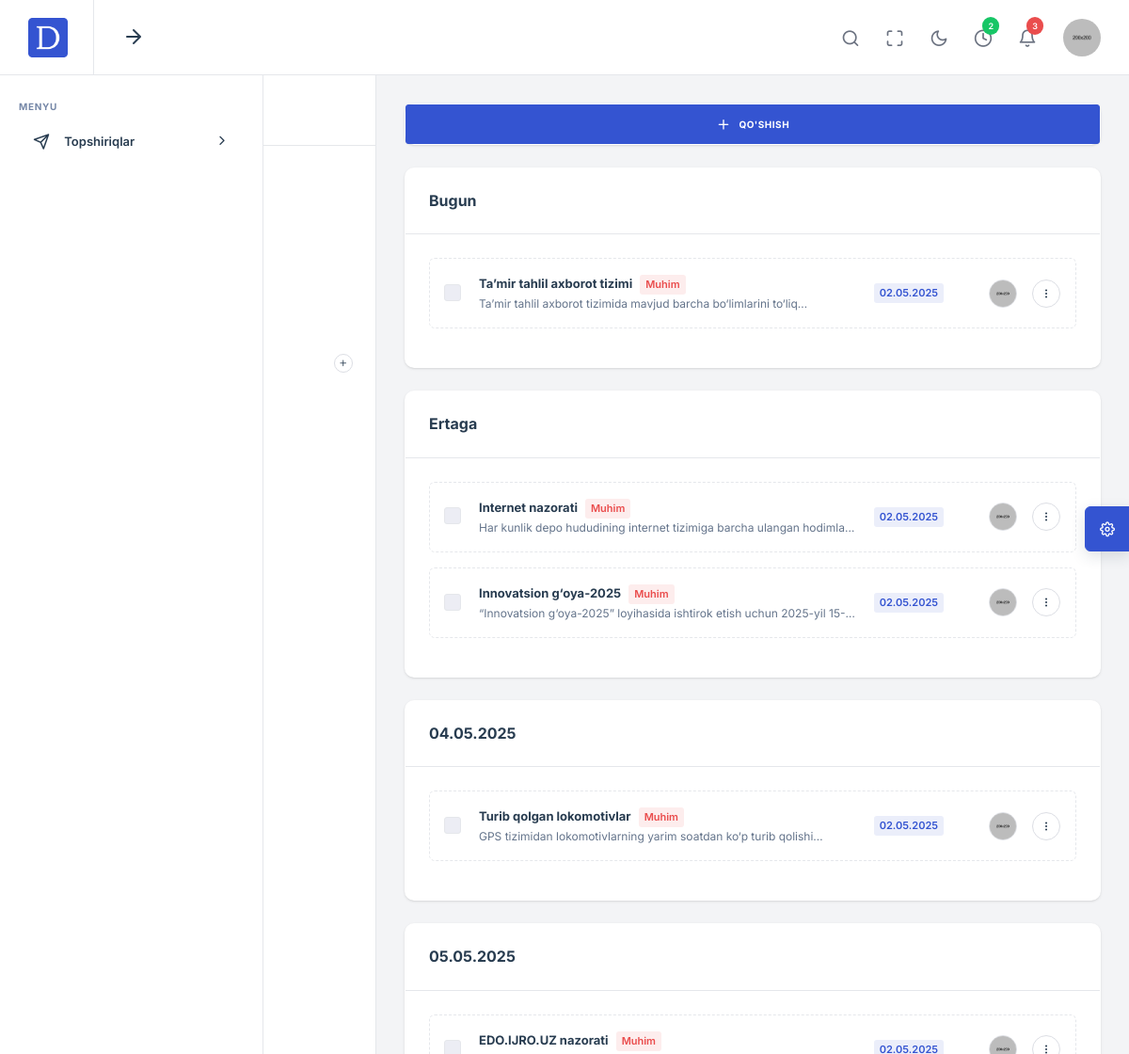
The app's page /tasks/ (signed in) with its own data.
### tasks/models.py (models this page shows, shortened)
class Task(models.Model):
    STATUS_CHOICES = [
        ('assigned', 'Topshiriq berildi'),
        ('accepted', 'Qabul qilindi'),
        ('in_progress', 'Bajarilmoqda'),
        ('completed', 'Bajarildi'),
        ('approved', 'Tasdiqlandi'),
        ('failed', 'Bajarilmadi'),
        ('returned', 'Qayta ishlashga yuborildi'),
    ]
    author = models.ForeignKey(Profile, on_delete=models.CASCADE, related_name='author')
    title = models.CharField(max_length=100)
    description = models.TextField(null=True, blank=True)
    performers = models.ManyToManyField(Profile, related_name='performers')
    status = models.CharField(max_length=50, choices=STATUS_CHOICES)
    started = models.DateField(null=True, blank=True)
    deadline = models.DateField(null=True, blank=True)
    degree = models.IntegerField(null=True, blank=True)
    archived = models.BooleanField(default=False)
    created_at = models.DateTimeField(auto_now_add=True)
    edited_at = models.DateTimeField(auto_now=True)

### tasks/views.py (the view)
# urls.py: path('', TaskListView.as_view(), name='task_list'),
class TaskListView(ListView):
    def get(self, request, *args, **kwargs):
        profile = request.user.profile
        if profile.position == "Bosh muhandis o'rinbosari":
            tasks = Task.objects.filter(author=profile).exclude(status='completed').exclude(archived=True).order_by('deadline')
        else:
            tasks = Task.objects.filter(performers=profile).exclude(status='completed').exclude(archived=True).order_by('deadline')
        exclude_role_names = ['tchzg',]
        performers = Profile.objects.filter(~Q(roles__name__in=exclude_role_names))
        today = timezone.now().date()
        tomorrow = today + timedelta(days=1)
        grouped_tasks = {}
        for task in tasks:
            deadline_date = task.deadline
            if deadline_date == today:
                key = 'Bugun'
            elif deadline_date == tomorrow:
                key = 'Ertaga'
            elif deadline_date:
                key = deadline_date.strftime('%d.%m.%Y')
            else:
                key = 'Muddatsiz'
            if key not in grouped_tasks:
                grouped_tasks[key] = []
            grouped_tasks[key].append(task)
        return render(request, 'tasks/tasks.html', {'grouped_tasks': grouped_tasks, "performers": performers})

### templates/tasks/tasks.html (shortened to what this page needs)
{% extends 'base.html' %}
{% load static %}
{% block content %}
<main class="nxl-container apps-container apps-tasks">
    <div class="nxl-content without-header nxl-full-content">
        <div class="main-content d-flex">
            <div class="content-sidebar content-sidebar-md" data-scrollbar-target="#psScrollbarInit">
                <div class="content-sidebar-header bg-white sticky-top hstack justify-content-between">
                    <h4 class="fw-bolder mb-0">Topshiriqlar</h4>
                </div>
                <div class="content-sidebar-body">
                    <ul class="nav flex-column nxl-content-sidebar-item">
                        <li class="nav-item">
                            <a class="nav-link" href="javascript:void(0);">
                                <span>Yangi</span>
                            </a>
                        </li>
                        <li class="nav-item">
                            <a class="nav-link" href="javascript:void(0);">
                                <span>Muddati o'tgan</span>
                            </a>
                        </li>
                        <li class="nav-item">
                            <a class="nav-link" href="javascript:void(0);">
                                <span>Jarayonda</span>
                            </a>
                        </li>
                        <li class="nav-item">
                            <a class="nav-link" href="javascript:void(0);">
                                <span>Bajarilgan</span>
                            </a>
                        </li>
                    </ul>
                    <ul class="nav flex-column nxl-content-sidebar-item">
                        <li class="px-4 my-2 fs-10 fw-bold text-uppercase text-muted text-spacing-1 d-flex align-items-center justify-content-between">
                            <span>Priority</span>
                            <a href="javascript:void(0);">
                                <span class="avatar-text avatar-sm" data-bs-toggle="tooltip" data-bs-trigger="hover"
                                      title="Add New"> <i class="feather-plus"></i> </span>
                            </a>
                        </li>
                        <li class="nav-item">
                            <a class="nav-link" href="javascript:void(0);">
                                <span>Ma'lumot uchun</span>
                            </a>
                        </li>
                        <li class="nav-item">
                            <a class="nav-link" href="javascript:void(0);">
                                <span>O'rtacha</span>
                            </a>
                        </li>
                        <li class="nav-item">
                            <a class="nav-link" href="javascript:void(0);">
                                <span>Muhim</span>
                            </a>
                        </li>
                        <li class="nav-item">
                            <a class="nav-link" href="javascript:void(0);">
                                <span>Juda muhim</span>
                            </a>
                        </li>
                        <li class="nav-item">
                            <a class="nav-link" href="javascript:void(0);">
                                <span>Tezkor</span>
                            </a>
                        </li>
                    </ul>
                </div>
            </div>
            <div class="content-area" data-scrollbar-target="#psScrollbarInit">
                <div class="content-area-body" style="min-height: 93%;">
                    {% if request.user.profile.position == "Bosh muhandis o'rinbosari" %}
                    <div class="card stretch stretch-full">
                        <a href="javascript:void(0);" class="btn btn-primary w-100" data-bs-toggle="modal" data-bs-target="#addNewTasks">
                            <i class="feather-plus me-2"></i>
                            <span>Qo'shish</span>
                        </a>
                    </div>
                    {% endif %}
                    {% for date_label, tasks in grouped_tasks.items %}
                    <div class="card stretch stretch-full">
                        <a href="javascript:void(0);" class="card-header" data-bs-toggle="collapse"
                           data-bs-target="#tasks_collapse_{{forloop.counter}}">
                            <h5 class="mb-0">{{ date_label }}</h5>
                        </a>
                        <div class="card-body collapse show" id="tasks_collapse_{{forloop.counter}}">
                            <ul class="list-unstyled mb-0">
                                {% for task in tasks %}
                                <li class="single-task-list p-3 mb-3 border border-dashed rounded-3">
                                    <div class="d-flex align-items-center justify-content-between">
                                        <div class="d-flex align-items-center gap-3 me-3">
                                            <div class="custom-control custom-checkbox me-2">
                                            </div>
                                            <div class="d-flex align-items-center gap-3">
                                                <a href="javascript:void(0);" class="single-task-list-link"
                                                   data-bs-toggle="offcanvas" data-bs-target="#tasksDetailsOffcanvas{{task.id}}">
                                                    <div class="fs-13 fw-bold text-truncate-1-line">{{ task.title }}<span class="ms-2 badge bg-soft-danger text-danger">Muhim</span>
                                                    </div>
                                                    <div class="fs-12 fw-normal text-muted text-truncate-1-line">{{ task.description }}
                                                    </div>
                                                </a>
                                            </div>
                                        </div>
                                        <div class="d-flex flex-shrink-0 align-items-center gap-3">
                                            <div class="badge bg-soft-primary text-primary d-md-inline-block d-none">
                                                {{ task.started|date:'d.m.Y' }}
                                            </div>
                                            <div class="avatar-image avatar-md d-sm-inline-block d-none">
                                                <img src="{% static 'assets/images/avatar/1.png' %}" alt="user"
                                                     class="img-fluid">
                                            </div>
                                            <div class="dropdown">
                                                <a href="javascript:void(0);" class="avatar-text avatar-md"
                                                   data-bs-toggle="dropdown">
                                                    <i class="feather-more-vertical"></i>
                                                </a>
                                            </div>
                                        </div>
                                    </div>
                                </li>
                                {% endfor %}
                            </ul>
                        </div>
                    </div>
                    {% endfor %}
                </div>
            </div>
        </div>
    </div>
</main>
{% endblock %}

### records on screen
Task: date_label "Bugun", title "Ta’mir tahlil axborot tizimi", description "Ta’mir tahlil axborot tizimida mavjud barcha bo‘limlarini…", started "02.05.2025"
Task: date_label "Ertaga", title "Internet nazorati", description "Har kunlik depo hududining internet tizimiga barcha ulangan…", started "02.05.2025"
Task: title "Innovatsion g‘oya-2025", description "“Innovatsion g‘oya-2025” loyihasida ishtirok etish uchun…", started "02.05.2025"
Task: date_label "04.05.2025", title "Turib qolgan lokomotivlar", description "GPS tizimidan lokomotivlarning yarim soatdan ko‘p turib…", started "02.05.2025"
Task: date_label "05.05.2025", title "EDO.IJRO.UZ nazorati", started "02.05.2025"
